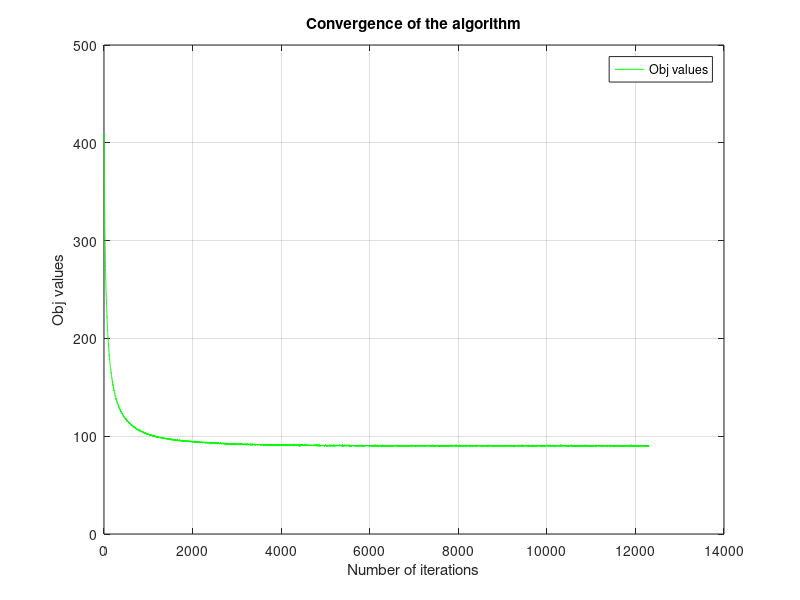
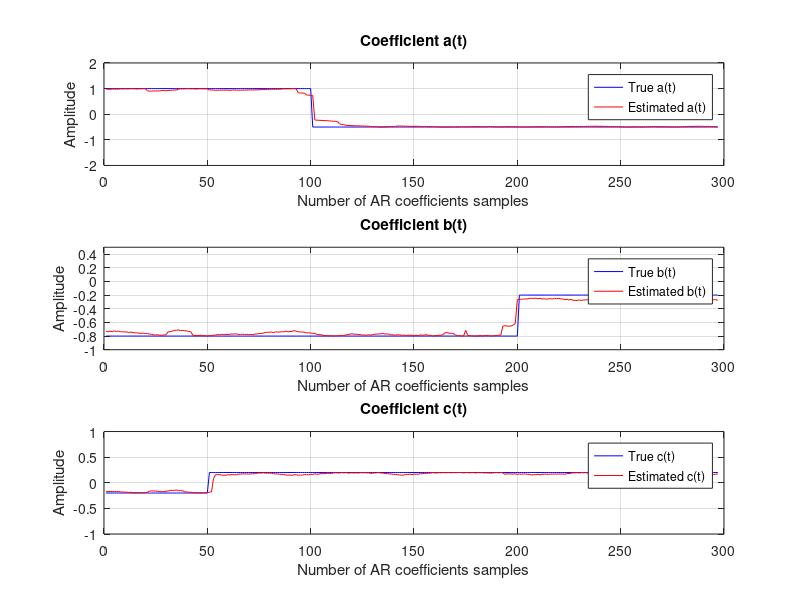
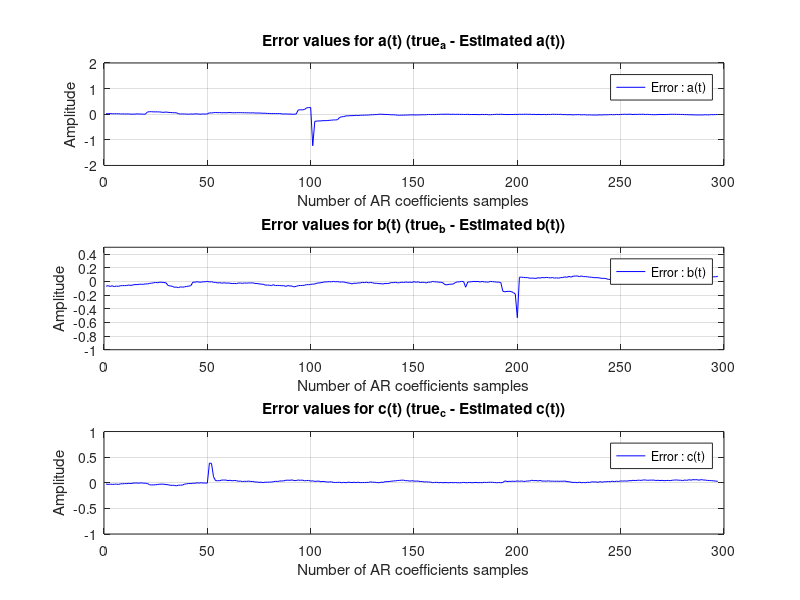

Reproduce these figures in MATLAB, in order.
%%-------------------------------------------------------------------------
%This MATLAB script implements "Proximal Gradient Descent (PGD)" algorithm
%Inputs:
%  y - Time-series sample
%  a - AR coefficients
%  b - AR coefficients
%  c - AR coefficients
%Output:
%  Estimate of the AR coefficients
%%-------------------------------------------------------------------------

clear
% Load data from .mat file
if exist('change_detection.mat', 'file')

    data = load('change_detection.mat');
    y = data.y;
    T = length(y);
    
    % Initialize variables
    a = zeros(T-3, 1); % Initialize with zeros
    b = zeros(T-3, 1);
    c = zeros(T-3, 1);
    
    lambda_a = 3.4; % Regularization weight for TV of a
    lambda_b = 3.4; % Regularization weight for TV of b
    lambda_c = 3.4; % Regularization weight for TV of c
    
    % Hyper parameters
    eta = 1e-3; % Step size
    max_iter = 25000; % Maximum iterations
    tol = 1e-4; % Convergence tolerance
    
    obj_values = []; % To store the obj values
    
    % Proximal Gradient Descent (PGD) algorithm
    prev_obj = Inf;
    tic; % Start timer
    for iter = 1:max_iter
        % Residual term
        residual = y(4:T) - a .* y(3:T-1) - b .* y(2:T-2) - c .* y(1:T-3);
    
        % Compute gradients for residual term
        grad_a = -2 * (residual .* y(3:T-1)); % Gradient for a from residuals
        grad_b = -2 * (residual .* y(2:T-2)); % Gradient for b from residuals
        grad_c = -2 * (residual .* y(1:T-3)); % Gradient for c from residuals
    
        % Add TV regularization gradients
        tv_grad_a = lambda_a * ([0; sign(diff(a))] - [sign(diff(a)); 0]);
        tv_grad_b = lambda_b * ([0; sign(diff(b))] - [sign(diff(b)); 0]);
        tv_grad_c = lambda_c * ([0; sign(diff(c))] - [sign(diff(c)); 0]);
    
        % Total gradient with TV regularization
        grad_a = grad_a + tv_grad_a;
        grad_b = grad_b + tv_grad_b;
        grad_c = grad_c + tv_grad_c;
    
        % Gradient descent update
        a = a - eta * grad_a;
        b = b - eta * grad_b;
        c = c - eta * grad_c;
    
        % Projection onto constraints
        a = max(-0.5, min(1, a));
        b = max(-0.8, min(-0.2, b));
        c = max(-0.2, min(0.2, c));
    
        % Compute objective value
        obj_values(iter) = sum((y(4:T) - a .* y(3:T-1) - b .* y(2:T-2) - c .* y(1:T-3)).^2) + ...
              lambda_a * sum(abs(diff(a))) + ...
              lambda_b * sum(abs(diff(b))) + ...
              lambda_c * sum(abs(diff(c)));
    
        % Convergence check
        if abs(prev_obj - obj_values(iter)) <= tol
            disp(['Converged after ', num2str(iter), ' iterations.']);
            break;
        end
        prev_obj = obj_values(iter);
    end
    time_elapsed = toc; % End timer
    disp(['CPU time: ', num2str(time_elapsed), ' seconds']);
        
    % Predicted y
    y_pred = a .* y(3:end-1) + b .* y(2:end-2) + c .* y(1:end-3);
    
    % Compute Mean Squared Error (MSE)
    mse_y = mean((y(4:end) - y_pred).^2); % MSE between true and predicted y
    
    % Compute MSE for coefficients (true vs estimated a, b, c)
    mse_a = mean((data.a - a).^2);
    mse_b = mean((data.b - b).^2);
    mse_c = mean((data.c - c).^2);
    
    % Display Results
    fprintf('MSE between true and predicted y: %.5f\n', mse_y);
    fprintf('MSE for coefficient a: %.5f\n', mse_a);
    fprintf('MSE for coefficient b: %.5f\n', mse_b);
    fprintf('MSE for coefficient c: %.5f\n', mse_c);
    
    fprintf('Optimal value (cvx_optval): %.5f\n', obj_values(iter));
    
    fprintf('Number of iteration executed : %d\n', iter);
    
    % Output results
    figure;
    plot(obj_values, 'g', 'DisplayName','Obj values')
    title('Convergence of the algorithm')
    ylabel('Obj values');
    xlabel('Number of iterations');
    grid on;
    legend;
    
    % Output results
    figure;
    subplot(311)
    plot(data.a, 'b', 'DisplayName','True a(t)')
    hold on;
    plot([a; nan(3,1)], 'r', 'DisplayName','Estimated a(t)')
    title('Coefficient a(t)')
    ylabel('Amplitude');
    xlabel('Number of AR coefficients samples');
    grid on;
    ylim([-2, 2])
    legend;
    
    subplot(312)
    plot(data.b, 'b', 'DisplayName','True b(t)')
    hold on;
    plot([b; nan(3,1)], 'r', 'DisplayName','Estimated b(t)')
    title('Coefficient b(t)')
    ylabel('Amplitude');
    xlabel('Number of AR coefficients samples');
    grid on;
    ylim([-1 0.5])
    legend;
    
    subplot(313)
    plot(data.c, 'b', 'DisplayName','True c(t)')
    hold on;
    plot([c; nan(3,1)], 'r', 'DisplayName','Estimated c(t)')
    title('Coefficient c(t)')
    ylabel('Amplitude');
    xlabel('Number of AR coefficients samples');
    grid on;
    ylim([-1 1])
    legend;
    
    figure;
    subplot(311)
    plot((data.a - a), 'b', 'DisplayName','Error : a(t)')
    title('Error values for a(t) (true_a - Estimated a(t))')
    ylabel('Amplitude');
    xlabel('Number of AR coefficients samples');
    ylim([-2, 2])
    grid on;
    legend;
    
    subplot(312)
    plot((data.b - b), 'b', 'DisplayName','Error : b(t)')
    title('Error values for b(t) (true_b - Estimated b(t))')
    ylabel('Amplitude');
    xlabel('Number of AR coefficients samples');
    ylim([-1 0.5])
    grid on;
    legend;
    
    subplot(313)
    plot((data.c - c), 'b', 'DisplayName','Error : c(t)')
    title('Error values for c(t) (true_c - Estimated c(t))')
    ylabel('Amplitude');
    xlabel('Number of AR coefficients samples');
    ylim([-1 1])
    grid on;
    legend;

else
    disp('Error: change_detection.mat file does not exist in the current directory !!');
end

